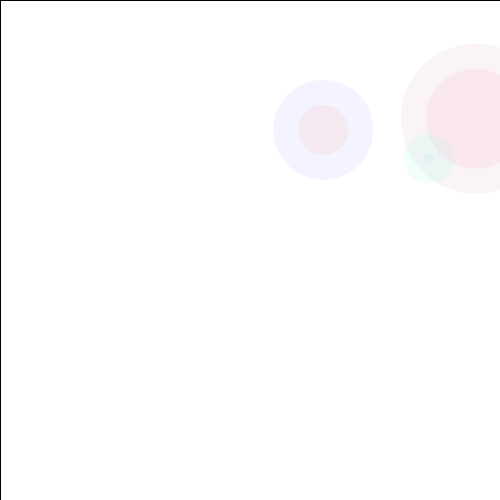
Frame 1 (no input)
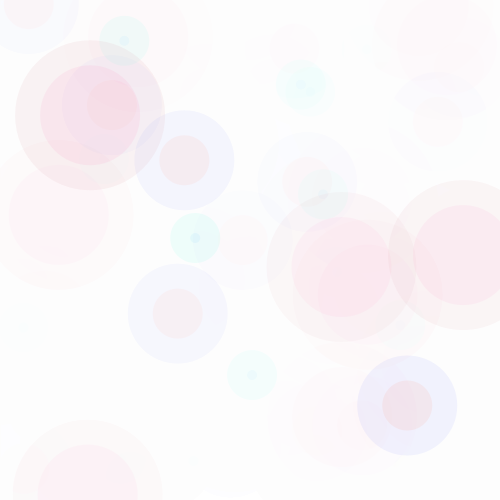
Frame 60 (the mouse pressed at the canvas centre just before this capture)
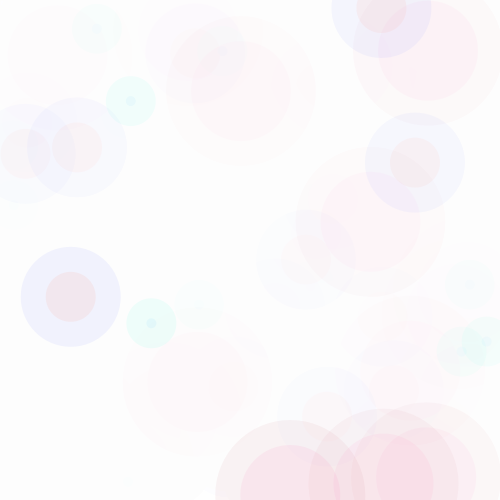
Frame 120 (the mouse held since frame 60 and released just before this capture)

The Processing sketch that drew these frames (run headless with seeded random() and noise(); from frame 60 on, the mouse is pressed at the canvas centre):

// Processing sketch: processing_133841
// ── processing_133841.pde

//Youshin Song. CC-SecB 

void setup() {
  size (500,500);
  smooth ();
  background (255);
}

// Declare variables & draw code

void draw() {
  fill (255,255,255,50);
  rect (0, 0, 600, 600);
  float x = random(0, 500);
  float y = random(0, 500);
  noStroke ();
  fill (100, 120, 325, 20);
  ellipse (x, y, 100, 100);
  fill (255, 100, 70, 20);
  ellipse (x, y, 50, 50);
  
  float a = random(0, 500);
  float b = random(0, 500);
  noStroke ();
  fill (200, 120, 125, 20);
  ellipse (a, b, 150, 150);
  fill (305, 90, 170, 20);
  ellipse (a, b, 100, 100);
  
  float m = random(0, 500);
  float n = random(0, 500);
  noStroke ();
  fill (70, 320, 215, 20);
  ellipse (m, n, 50, 50);
  fill (90, 190, 320, 20);
  ellipse (m, n, 10, 10);
}
